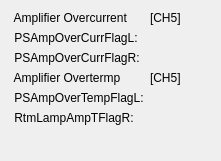
      <widget class="QWidget" name="formLayoutWidget_3">
       <property name="geometry">
        <rect>
         <x>710</x>
         <y>230</y>
         <width>221</width>
         <height>161</height>
        </rect>
       </property>
       <layout class="QFormLayout" name="formLayout_3">
        <item row="0" column="0">
         <widget class="QLabel" name="label_107">
          <property name="text">
           <string> Amplifier Overcurrent</string>
          </property>
         </widget>
        </item>
        <item row="0" column="1">
         <widget class="QLabel" name="label_153">
          <property name="text">
           <string>[CH5]</string>
          </property>
         </widget>
        </item>
        <item row="1" column="0">
         <widget class="QLabel" name="label_108">
          <property name="text">
           <string> PSAmpOverCurrFlagL:</string>
          </property>
         </widget>
        </item>
        <item row="1" column="1">
         <widget class="PyDMLabel" name="PyDMLabel_105">
          <property name="palette">
           <palette>
            <active>
             <colorrole role="Text">
              <brush brushstyle="SolidPattern">
               <color alpha="255">
                <red>0</red>
                <green>0</green>
                <blue>0</blue>
               </color>
              </brush>
             </colorrole>
             <colorrole role="PlaceholderText">
              <brush brushstyle="SolidPattern">
               <color alpha="128">
                <red>78</red>
                <green>154</green>
                <blue>6</blue>
               </color>
              </brush>
             </colorrole>
            </active>
            <inactive>
             <colorrole role="Text">
              <brush brushstyle="SolidPattern">
               <color alpha="255">
                <red>0</red>
                <green>0</green>
                <blue>0</blue>
               </color>
              </brush>
             </colorrole>
             <colorrole role="PlaceholderText">
              <brush brushstyle="SolidPattern">
               <color alpha="128">
                <red>78</red>
                <green>154</green>
                <blue>6</blue>
               </color>
              </brush>
             </colorrole>
            </inactive>
            <disabled>
             <colorrole role="Text">
              <brush brushstyle="SolidPattern">
               <color alpha="255">
                <red>190</red>
                <green>190</green>
                <blue>190</blue>
               </color>
              </brush>
             </colorrole>
             <colorrole role="PlaceholderText">
              <brush brushstyle="SolidPattern">
               <color alpha="128">
                <red>0</red>
                <green>0</green>
                <blue>0</blue>
               </color>
              </brush>
             </colorrole>
            </disabled>
           </palette>
          </property>
          <property name="toolTip">
           <string/>
          </property>
          <property name="alarmSensitiveContent" stdset="0">
           <bool>false</bool>
          </property>
          <property name="channel" stdset="0">
           <string>SI-22:DI-FOFBCtrl:PSAmpOverCurrFlagLCH5-Sts</string>
          </property>
         </widget>
        </item>
        <item row="2" column="0">
         <widget class="QLabel" name="label_109">
          <property name="text">
           <string> PSAmpOverCurrFlagR:</string>
          </property>
         </widget>
        </item>
        <item row="2" column="1">
         <widget class="PyDMLabel" name="PyDMLabel_106">
          <property name="toolTip">
           <string/>
          </property>
          <property name="channel" stdset="0">
           <string>SI-22:DI-FOFBCtrl:PSAmpOverCurrFlagRCH5-Sts</string>
          </property>
         </widget>
        </item>
        <item row="3" column="0">
         <widget class="QLabel" name="label_111">
          <property name="text">
           <string> Amplifier Overtermp</string>
          </property>
         </widget>
        </item>
        <item row="3" column="1">
         <widget class="QLabel" name="label_154">
          <property name="text">
           <string>[CH5]</string>
          </property>
         </widget>
        </item>
        <item row="4" column="0">
         <widget class="QLabel" name="label_112">
          <property name="text">
           <string> PSAmpOverTempFlagL:</string>
          </property>
         </widget>
        </item>
        <item row="4" column="1">
         <widget class="PyDMLabel" name="PyDMLabel_107">
          <property name="toolTip">
           <string/>
          </property>
          <property name="channel" stdset="0">
           <string>SI-22:DI-FOFBCtrl:PSAmpOverTempFlagLCH5-Sts</string>
          </property>
         </widget>
        </item>
        <item row="5" column="0">
         <widget class="QLabel" name="label_113">
          <property name="text">
           <string> RtmLampAmpTFlagR:</string>
          </property>
         </widget>
        </item>
        <item row="5" column="1">
         <widget class="PyDMLabel" name="PyDMLabel_108">
          <property name="toolTip">
           <string/>
          </property>
          <property name="channel" stdset="0">
           <string>SI-22:DI-FOFBCtrl:PSAmpOverTempFlagRCH5-Sts</string>
          </property>
         </widget>
        </item>
       </layout>
      </widget>
